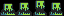

Tiled map render using the project's own tile images. Description and the whole map definition, tile-layer contents included, below:
An orthogonal 4x1 tile map with 16x16 px tiles, 1 tile layer (Tile Layer 1).

<map version="1.10" tiledversion="1.12.0" orientation="orthogonal" renderorder="right-down" width="4" height="1" tilewidth="16" tileheight="16" infinite="0" nextlayerid="2" nextobjectid="1">
 <tileset firstgid="1" source="../../tilesets/0x72_DungeonTilesetII_v1.7/0x72_DungeonTilesetII_v1.7.tsx" />
 <layer id="1" name="Tile Layer 1" width="4" height="1">
  <data encoding="csv">
252,253,254,255
</data>
 </layer>
</map>
